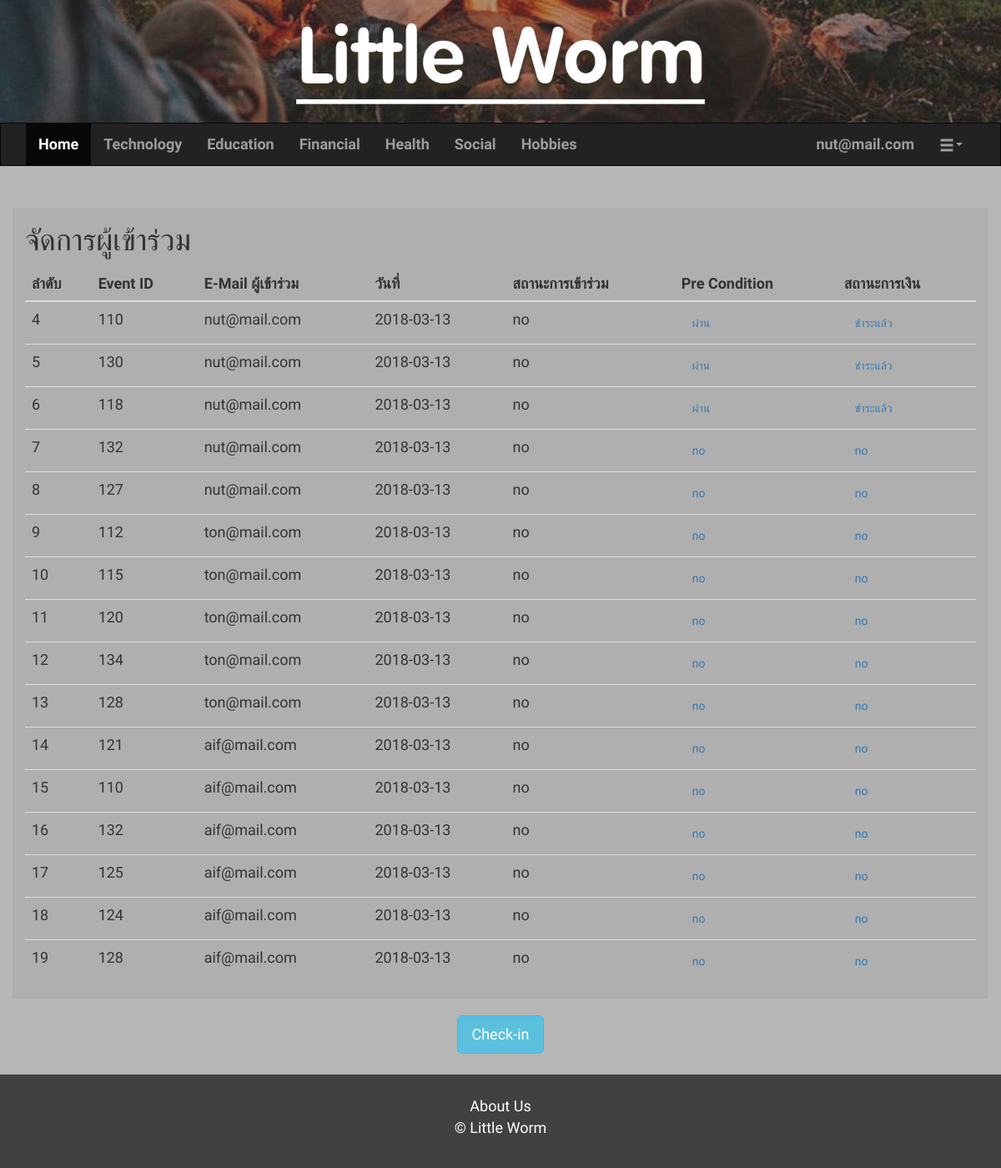
Screenshot of /php/participant.php (signed in) with the database file from the repository.
### tables this page shows
CREATE TABLE `attend_event_schedule` (
  `id` int(11) NOT NULL,
  `event_id` int(10) NOT NULL,
  `user_email` varchar(30) NOT NULL,
  `join_time` timestamp(6) NULL DEFAULT CURRENT_TIMESTAMP(6),
  `attend_status` varchar(20) NOT NULL,
  `precondition_status` varchar(20) NOT NULL,
  `receipt_status` varchar(20) NOT NULL,
  `assessment_status` varchar(10) NOT NULL
);

### php/participant.php (the view, shortened to what this page needs)
<!DOCTYPE html>
<html>
  <head>
  	<link rel="stylesheet" href="https://maxcdn.bootstrapcdn.com/bootstrap/3.3.7/css/bootstrap.min.css">
  	<link rel="stylesheet" type="text/css" href="../css/participant_style.css">
  </head>
  <body>
    <?php
    include "center.php";
    ?>
    <div class="collapse navbar-collapse ">
      <form name="form2" method="post" action="event_page.php">
      <ul class="nav navbar-nav " id="type_event">
        <li class="active"><a href="index.php">Home</a></li>
        <li><a href="event_page.php?type=Technology">Technology</a></li>
        <li><a href="event_page.php?type=Education">Education</a></li>
        <li><a href="event_page.php?type=Financial">Financial</a></li>
        <li><a href="event_page.php?type=Health">Health</a></li>
        <li><a href="event_page.php?type=Social">Social</a></li>
        <li><a href="event_page.php?type=Hobbies">Hobbies</a></li>
      </ul>
      </form>
      <ul id="profile" class="nav navbar-nav navbar-right">
        <li><a id = "username"></a></li>
        <li class="dropdown">
          <a class="glyphicon glyphicon-menu-hamburger" type="button" id="dropdownMenu1" data-toggle="dropdown" aria-haspopup="true" aria-expanded="true"><span class="caret"></span>
          </a>
        </li>
      </ul>
    </div>
  </div>
</nav>
<?php
    $servername = "localhost";
    $dbname = "little_worm";
    $userName = "root";
    $password = "";
    $connection = new PDO (
      'mysql:host='.$servername.';dbname='.$dbname.';charset=utf8mb4',
      $userName,
      $password);
    $scheduleSelectStatement = $connection->query('SELECT * FROM attend_event_schedule');
    echo '
    <div class="container" id="participant_div">
      <table class="table table-hover" id="participant_table">
        <h1>จัดการผู้เข้าร่วม</h1>
        <thead>
          <tr>
            <th>ลำดับ</th>
            <th>Event ID</th>
            <th>E-Mail ผู้เข้าร่วม</th>
            <th>วันที่</th>
            <th>สถานะการเข้าร่วม</th>
            <th>Pre Condition</th>
            <th>สถานะการเงิน</th>
          </tr>
        </thead>
        <tbody>';
    while ($row = $scheduleSelectStatement->fetch(PDO::FETCH_ASSOC)) {
      echo '<tr onclick="setSelectedRow(this)"><td>' . $row['id'] . '</td>' . '<td>' . $row['event_id'] . '</td>'
      . '<td>' . $row['user_email'] . '</td>' . '<td>' . explode(" ", $row['join_time'])[0] . '</td>'. '<td>' . $row['attend_status'] . '</td>'
      . '<td><button type="button" class="btn btn-link" onclick="preconOpen(' . $row['event_id'] . ')">'. $row['precondition_status']
      . '</button></td>' . '<td><button type="button" class="btn btn-link" onclick="paymentOpen(' . $row['event_id'] . ')">'. $row['receipt_status'] . '</button></td></tr>';
    }
    echo '</tbody></table></div>';
    ?>
    <div class="container" id="button-div">
      <center><a href="checkin.php" class="btn btn-info btn-lg" role="button">Check-in</a></center>
    </div>
  </body>
</html>

### css/participant_style.css (style rules this page uses)
body { background-color: #b6b6b6; font-family: 'Athiti', sans-serif; font-size: 18px; }
#participant_div { margin-bottom: 20px; background-color: rgba(41, 41, 41, 0.05); }
#button-div { margin-bottom: 25px; }

### rows the page displays
attend_event_schedule: id "4", event "110", user_email "nut@mail.com", join_time "2018-03-13", attend_status "no", precondition_status "ผ่าน", receipt_status "ชำระแล้ว"
attend_event_schedule: id "5", event "130", user_email "nut@mail.com", join_time "2018-03-13", attend_status "no", precondition_status "ผ่าน", receipt_status "ชำระแล้ว"
attend_event_schedule: id "6", event "118", user_email "nut@mail.com", join_time "2018-03-13", attend_status "no", precondition_status "ผ่าน", receipt_status "ชำระแล้ว"
attend_event_schedule: id "7", event "132", user_email "nut@mail.com", join_time "2018-03-13", attend_status "no", precondition_status "no", receipt_status "no"
attend_event_schedule: id "8", event "127", user_email "nut@mail.com", join_time "2018-03-13", attend_status "no", precondition_status "no", receipt_status "no"
attend_event_schedule: id "9", event "112", user_email "ton@mail.com", join_time "2018-03-13", attend_status "no", precondition_status "no", receipt_status "no"
attend_event_schedule: id "10", event "115", user_email "ton@mail.com", join_time "2018-03-13", attend_status "no", precondition_status "no", receipt_status "no"
attend_event_schedule: id "11", event "120", user_email "ton@mail.com", join_time "2018-03-13", attend_status "no", precondition_status "no", receipt_status "no"
attend_event_schedule: id "12", event "134", user_email "ton@mail.com", join_time "2018-03-13", attend_status "no", precondition_status "no", receipt_status "no"
attend_event_schedule: id "13", event "128", user_email "ton@mail.com", join_time "2018-03-13", attend_status "no", precondition_status "no", receipt_status "no"
attend_event_schedule: id "14", event "121", user_email "aif@mail.com", join_time "2018-03-13", attend_status "no", precondition_status "no", receipt_status "no"
attend_event_schedule: id "15", event "110", user_email "aif@mail.com", join_time "2018-03-13", attend_status "no", precondition_status "no", receipt_status "no"
attend_event_schedule: id "16", event "132", user_email "aif@mail.com", join_time "2018-03-13", attend_status "no", precondition_status "no", receipt_status "no"
attend_event_schedule: id "17", event "125", user_email "aif@mail.com", join_time "2018-03-13", attend_status "no", precondition_status "no", receipt_status "no"
attend_event_schedule: id "18", event "124", user_email "aif@mail.com", join_time "2018-03-13", attend_status "no", precondition_status "no", receipt_status "no"
attend_event_schedule: id "19", event "128", user_email "aif@mail.com", join_time "2018-03-13", attend_status "no", precondition_status "no", receipt_status "no"
